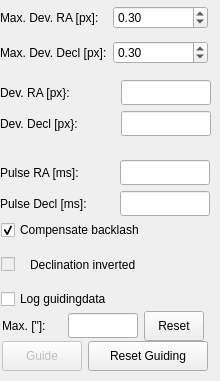
      <widget class="QWidget" name="tabGuideParams">
       <attribute name="title">
        <string>Gde</string>
       </attribute>
       <widget class="QWidget" name="layoutWidget">
        <property name="geometry">
         <rect>
          <x>2</x>
          <y>340</y>
          <width>208</width>
          <height>32</height>
         </rect>
        </property>
        <layout class="QHBoxLayout" name="horizontalLayout_25">
         <item>
          <widget class="QPushButton" name="pbGuiding">
           <property name="enabled">
            <bool>false</bool>
           </property>
           <property name="minimumSize">
            <size>
             <width>80</width>
             <height>30</height>
            </size>
           </property>
           <property name="maximumSize">
            <size>
             <width>80</width>
             <height>30</height>
            </size>
           </property>
           <property name="text">
            <string>Guide</string>
           </property>
          </widget>
         </item>
         <item>
          <widget class="QPushButton" name="pbResetGuiding">
           <property name="minimumSize">
            <size>
             <width>120</width>
             <height>30</height>
            </size>
           </property>
           <property name="maximumSize">
            <size>
             <width>120</width>
             <height>30</height>
            </size>
           </property>
           <property name="text">
            <string>Reset Guiding</string>
           </property>
          </widget>
         </item>
        </layout>
       </widget>
       <widget class="QWidget" name="layoutWidget">
        <property name="geometry">
         <rect>
          <x>0</x>
          <y>0</y>
          <width>208</width>
          <height>70</height>
         </rect>
        </property>
        <layout class="QGridLayout" name="gridLayout_10">
         <item row="0" column="0">
          <widget class="QLabel" name="lMaxDevRA">
           <property name="text">
            <string>Max. Dev. RA [px]:</string>
           </property>
          </widget>
         </item>
         <item row="0" column="1">
          <widget class="QDoubleSpinBox" name="sbDevRA">
           <property name="minimum">
            <double>0.100000000000000</double>
           </property>
           <property name="maximum">
            <double>2.000000000000000</double>
           </property>
           <property name="singleStep">
            <double>0.100000000000000</double>
           </property>
           <property name="value">
            <double>0.300000000000000</double>
           </property>
          </widget>
         </item>
         <item row="1" column="0">
          <widget class="QLabel" name="lMaxDevDecl">
           <property name="text">
            <string>Max. Dev. Decl [px]:</string>
           </property>
          </widget>
         </item>
         <item row="1" column="1">
          <widget class="QDoubleSpinBox" name="sbDevDecl">
           <property name="minimum">
            <double>0.100000000000000</double>
           </property>
           <property name="maximum">
            <double>2.000000000000000</double>
           </property>
           <property name="singleStep">
            <double>0.100000000000000</double>
           </property>
           <property name="value">
            <double>0.300000000000000</double>
           </property>
          </widget>
         </item>
        </layout>
       </widget>
       <widget class="QWidget" name="layoutWidget">
        <property name="geometry">
         <rect>
          <x>0</x>
          <y>160</y>
          <width>210</width>
          <height>58</height>
         </rect>
        </property>
        <layout class="QGridLayout" name="gridLayout_4">
         <item row="0" column="0">
          <widget class="QLabel" name="lRAPulse">
           <property name="text">
            <string>Pulse RA [ms]:</string>
           </property>
          </widget>
         </item>
         <item row="0" column="1">
          <widget class="QLineEdit" name="lePulseRAMS">
           <property name="minimumSize">
            <size>
             <width>90</width>
             <height>25</height>
            </size>
           </property>
           <property name="maximumSize">
            <size>
             <width>90</width>
             <height>25</height>
            </size>
           </property>
          </widget>
         </item>
         <item row="1" column="0">
          <widget class="QLabel" name="DeclPulse">
           <property name="text">
            <string>Pulse Decl [ms]:</string>
           </property>
          </widget>
         </item>
         <item row="1" column="1">
          <widget class="QLineEdit" name="lePulseDeclMS">
           <property name="minimumSize">
            <size>
             <width>90</width>
             <height>25</height>
            </size>
           </property>
           <property name="maximumSize">
            <size>
             <width>90</width>
             <height>25</height>
            </size>
           </property>
          </widget>
         </item>
        </layout>
       </widget>
       <widget class="QWidget" name="layoutWidget">
        <property name="geometry">
         <rect>
          <x>2</x>
          <y>310</y>
          <width>204</width>
          <height>32</height>
         </rect>
        </property>
        <layout class="QHBoxLayout" name="horizontalLayout_17">
         <item>
          <widget class="QLabel" name="lMaxGuideErr">
           <property name="minimumSize">
            <size>
             <width>60</width>
             <height>30</height>
            </size>
           </property>
           <property name="maximumSize">
            <size>
             <width>60</width>
             <height>30</height>
            </size>
           </property>
           <property name="text">
            <string>Max. [&quot;]:</string>
           </property>
          </widget>
         </item>
         <item>
          <widget class="QLineEdit" name="leMaxGuideErr">
           <property name="sizePolicy">
            <sizepolicy hsizetype="Fixed" vsizetype="Fixed">
             <horstretch>0</horstretch>
             <verstretch>0</verstretch>
            </sizepolicy>
           </property>
           <property name="minimumSize">
            <size>
             <width>70</width>
             <height>25</height>
            </size>
           </property>
           <property name="maximumSize">
            <size>
             <width>70</width>
             <height>25</height>
            </size>
           </property>
           <property name="readOnly">
            <bool>true</bool>
           </property>
          </widget>
         </item>
         <item>
          <widget class="QPushButton" name="pbResetGdErr">
           <property name="minimumSize">
            <size>
             <width>60</width>
             <height>30</height>
            </size>
           </property>
           <property name="maximumSize">
            <size>
             <width>60</width>
             <height>30</height>
            </size>
           </property>
           <property name="text">
            <string>Reset</string>
           </property>
          </widget>
         </item>
        </layout>
       </widget>
       <widget class="QWidget" name="layoutWidget">
        <property name="geometry">
         <rect>
          <x>1</x>
          <y>220</y>
          <width>209</width>
          <height>89</height>
         </rect>
        </property>
        <layout class="QVBoxLayout" name="verticalLayout_5">
         <item>
          <widget class="QCheckBox" name="cbDeclBacklashComp">
           <property name="text">
            <string>Compensate backlash</string>
           </property>
           <property name="checked">
            <bool>true</bool>
           </property>
          </widget>
         </item>
         <item>
          <layout class="QHBoxLayout" name="horizontalLayout_26">
           <item>
            <widget class="QCheckBox" name="cbDeclinationInverted">
             <property name="enabled">
              <bool>false</bool>
             </property>
             <property name="text">
              <string/>
             </property>
            </widget>
           </item>
           <item>
            <widget class="QLabel" name="lDeclInv">
             <property name="minimumSize">
              <size>
               <width>180</width>
               <height>0</height>
              </size>
             </property>
             <property name="maximumSize">
              <size>
               <width>180</width>
               <height>16777215</height>
              </size>
             </property>
             <property name="text">
              <string>Declination inverted</string>
             </property>
            </widget>
           </item>
          </layout>
         </item>
         <item>
          <widget class="QCheckBox" name="cbLogGuidingData">
           <property name="text">
            <string>Log guidingdata</string>
           </property>
          </widget>
         </item>
        </layout>
       </widget>
       <widget class="QWidget" name="layoutWidget">
        <property name="geometry">
         <rect>
          <x>0</x>
          <y>80</y>
          <width>211</width>
          <height>58</height>
         </rect>
        </property>
        <layout class="QGridLayout" name="gridLayout_8">
         <item row="0" column="0">
          <widget class="QLabel" name="lDevRA">
           <property name="text">
            <string>Dev. RA [px}:</string>
           </property>
          </widget>
         </item>
         <item row="0" column="1">
          <widget class="QLineEdit" name="leDevRaPix">
           <property name="minimumSize">
            <size>
             <width>87</width>
             <height>25</height>
            </size>
           </property>
           <property name="maximumSize">
            <size>
             <width>90</width>
             <height>25</height>
            </size>
           </property>
          </widget>
         </item>
         <item row="1" column="0">
          <widget class="QLabel" name="lDevDecl">
           <property name="text">
            <string>Dev. Decl [px}:</string>
           </property>
          </widget>
         </item>
         <item row="1" column="1">
          <widget class="QLineEdit" name="leDevDeclPix">
           <property name="minimumSize">
            <size>
             <width>87</width>
             <height>25</height>
            </size>
           </property>
           <property name="maximumSize">
            <size>
             <width>90</width>
             <height>25</height>
            </size>
           </property>
          </widget>
         </item>
        </layout>
       </widget>
      </widget>
